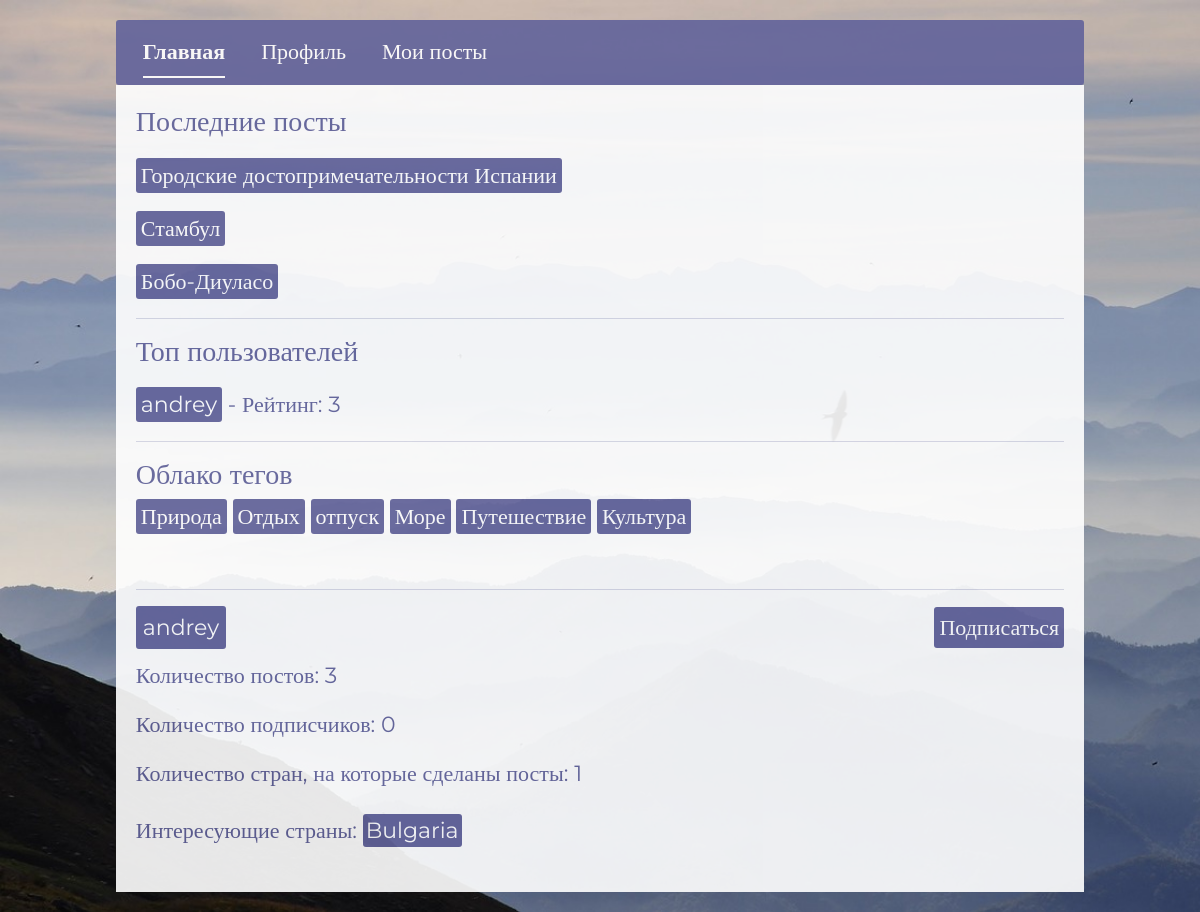
Before: /profiles/2/ (signed in) with the older database file.
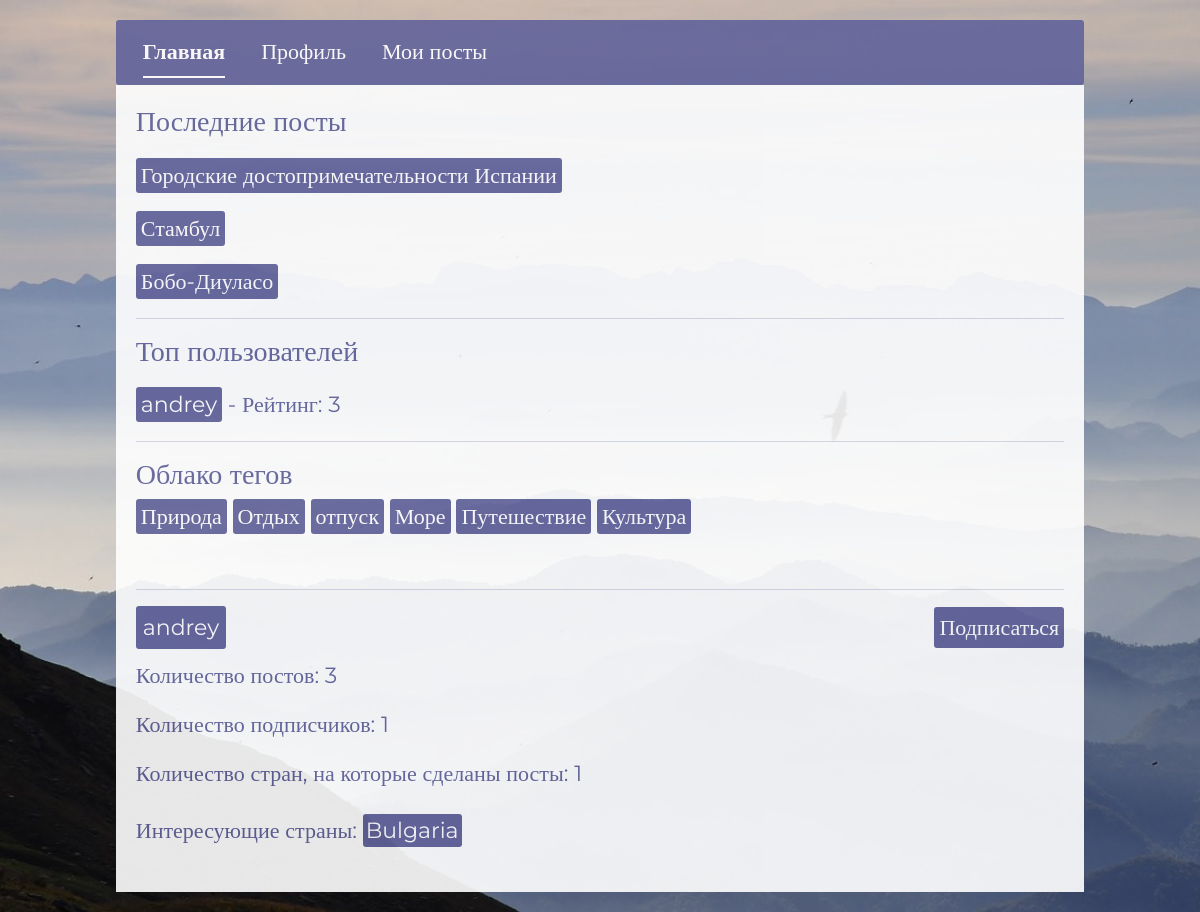
After: the same page with the newer database file.
### user/models.py (models this page shows, shortened)
class Profile(models.Model):
    user = models.OneToOneField(User, on_delete=models.CASCADE, verbose_name='Пользователь')
    countries_interest = models.ManyToManyField(Country, blank=True, verbose_name="Интересующие страны")
    post_count = models.IntegerField(default=0, verbose_name='Количество постов')
    followers = models.ManyToManyField(User, related_name='following', blank=True, verbose_name='Подписчики')
    followers_count = models.IntegerField(default=0, verbose_name='Количество подписчиков')
    is_create = models.BooleanField(default=True, verbose_name='Создавать посты')
    is_blocked = models.BooleanField(default=False, verbose_name='Заблокирован')
    class Meta:
        verbose_name = 'Профиль'
        verbose_name_plural = 'Профили'

### user/views.py (the view)
# urls.py: path('profiles/<int:user_id>/', views.profile_detail_view, name='profile_detail'),
@login_required
def profile_detail_view(request, user_id):
    profile = Profile.objects.get(user=request.user)
    blocked_response = check_user_blocked(profile)
    if blocked_response:
        return blocked_response
    active_link = 'profile_detail_view'
    profile = get_object_or_404(Profile, user__id=user_id)
    user = profile.user
    posts = profile.user.posts.all().order_by('-create_date')
    unique_country_count = profile.user.posts.values('countries').distinct().count()
    interested_countries = profile.countries_interest.all()
    paginator = Paginator(posts, 10)
    page_number = request.GET.get('page')
    page_obj = paginator.get_page(page_number)
    context = {
        'profile': profile,
        'user': user,
        'posts': page_obj,
        'active_link': active_link,
        'unique_country_count': unique_country_count,
        'interested_countries': interested_countries
    }
    return render(request, 'user/profile_detail.html', context)

### user/context_processors.py (called while the page is built)
def global_context(request):
    latest_posts = Post.objects.order_by('-create_date')[:3]
    tag_cloud = Tag.objects.all()
    top_users = Profile.objects.annotate(
        posts_count=Count('user__posts'),
        total_rating=Sum('user__posts__rating')
    ).filter(total_rating__gt=0).order_by('-total_rating')[:5]
    return {
        'latest_posts': latest_posts,
        'tag_cloud': tag_cloud,
        'top_users': top_users,
    }

### user/permissions.py (called while the page is built)
def check_user_blocked(profile):
    if profile.is_blocked:
        return HttpResponse("Ваш аккаунт заблокирован. Вы не можете создавать посты.", status=403)
    return None

### templates/user/profile_detail.html (shortened to what this page needs)
{% extends 'base.html' %}
{% block extra_css %}
    {% load static %}
    <link rel="stylesheet" href="{% static 'css/profile_detail.css' %}">
{% endblock %}
{% block content %}
    <div id="wrapper">
        <div id="index-nav">
            <ul class="nav nav-underline">
              <li class="nav-item" id="index-nav-item">
                <a id="index-link" class="nav-link active" aria-current="page" href="{% url 'index'%}">Главная</a>
              </li>
              <li class="nav-item" id="index-nav-item">
                <a id="index-link" class="nav-link" aria-current="page" href="{% url 'profile_detail' user.id %}">Профиль</a>
              </li>
              <li class="nav-item" id="index-nav-item">
                <a id="index-link" class="nav-link" aria-current="page" href="{% url 'profile_posts' user.id %}">Мои посты</a>
              </li>
            </ul>
        </div>
        <div id="lenta">
            {% include 'commom_info.html' %}
        </div>
        {% if active_link == 'profile_detail_view' %}
            <div id="lenta">
                <hr>
                <div id="author">
                    <a href="{% url 'profile_detail' profile.user.id %}">{{ profile.user.username }}</a>
                    <div>
                        {% if request.user.is_authenticated %}
                            {% if request.user != profile.user %}
                                {% if request.user in profile.followers.all %}
                                    <form action="{% url 'toggle_subscription' profile.user.id %}" method="POST">
                                        {% csrf_token %}
                                        <button type="submit" id="subscription-bth">Отписаться</button>
                                    </form>
                                {% else %}
                                    <form action="{% url 'toggle_subscription' profile.user.id %}" method="POST">
                                        <button type="submit" id="subscription-bth">Подписаться</button>
                                    </form>
                                {% endif %}
                            {% endif %}
                        {% endif %}
                    </div>
                </div>
                <div id="profile-info">
                    <p>
                        Количество постов: {{ profile.post_count }}
                    </p>
                    <p>
                        Количество подписчиков: {{ profile.followers_count }}
                    </p>
                    <p>
                        Количество стран, на которые сделаны посты: {{ unique_country_count }}
                    </p>
                </div>
                <div id="country">
                    {% if interested_countries %}
                        <p>Интересующие страны:
                            {% for country in interested_countries %}
                            <a href="{% url 'country_detail' country.id %}">{{ country.name }}</a>{% if not forloop.last %} {% endif %}
                            {% endfor %}
                        </p>
                    {% else %}
                        <p>Страны не указаны</p>
                    {% endif %}
                </div>
            </div>
        {% endif %}
    </div>
{% endblock %}

### templates/commom_info.html
<div id="top-info">
    <h3>Последние посты</h3>
    {% for post in latest_posts %}
        <div id="link_posts">
            <a href="{% url 'post_detail' post.id %}">{{post.subject}}</a>
        </div>
    {% endfor %}
    <hr>
    <h3>Топ пользователей</h3>
    {% for user in top_users %}
        <div id="link_users">
            <a href="{% url 'profile_detail' user.user.id %}">{{user.user.username}}</a> - Рейтинг: {{ user.total_rating }}
        </div>
    {% endfor %}
    <hr>
    <h3>Облако тегов</h3>
    {% for tag in tag_cloud %}
        <div id="tags">
            <a href="{% url 'posts_by_tag' tag.id %}">{{tag.name}}</a>
        </div>
    {% endfor %}
</div>

Changed rows visible on the page:
changed Profile "andrey": followers_count "0" → "1"
